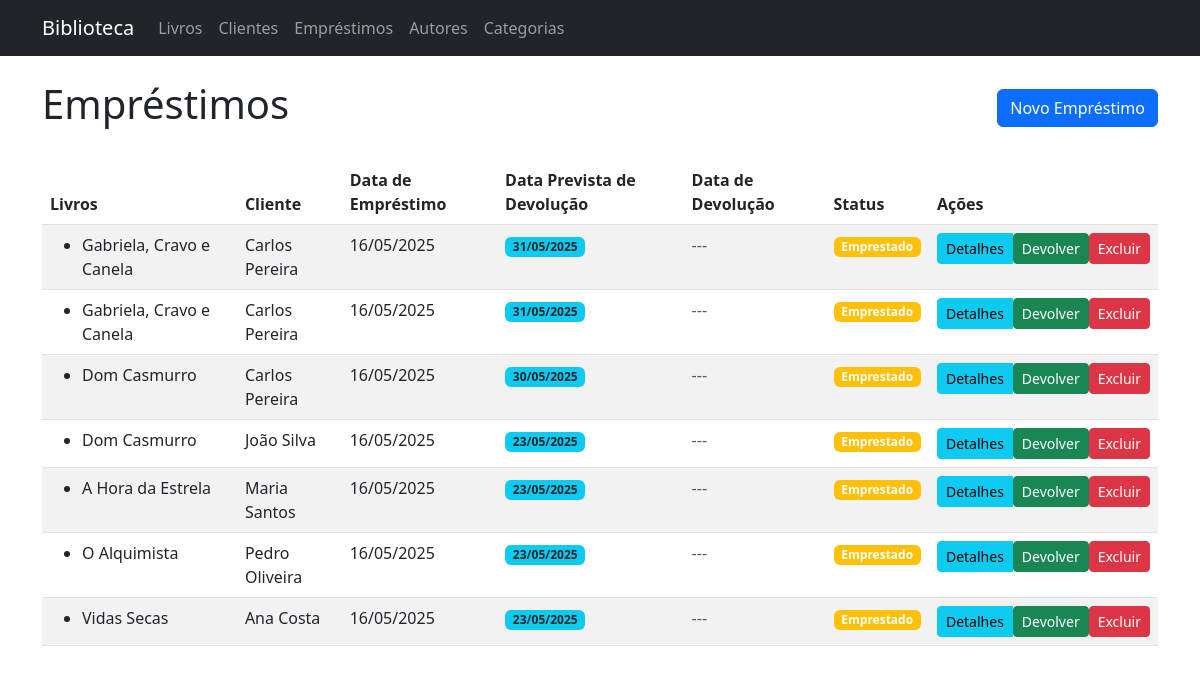
Screenshot of /loans/ with the database file from the repository.
### app/models/entities/book_loan.py (models this page shows, shortened)
class BookLoan(db.Model):
    __tablename__ = 'book_loan'
    id = db.Column(db.Integer, primary_key=True)
    id_book = db.Column(db.Integer, db.ForeignKey('books.id'), nullable=False)
    id_loan = db.Column(db.Integer, db.ForeignKey('loans.id'), nullable=False)
    book_quantity = db.Column(db.Integer, default=1)

### app/models/entities/book.py (models this page shows, shortened)
class Book(db.Model):
    __tablename__ = 'books'
    id = db.Column(db.Integer, primary_key=True)
    name = db.Column(db.String(100), nullable=False)
    description = db.Column(db.Text)
    quantity = db.Column(db.Integer, default=1)
    id_author = db.Column(db.Integer, db.ForeignKey('authors.id'))
    id_category = db.Column(db.Integer, db.ForeignKey('categories.id'))
    loans = db.relationship('BookLoan', backref='book', lazy=True)

### app/models/entities/loan.py (models this page shows, shortened)
class Loan(db.Model):
    __tablename__ = 'loans'
    id = db.Column(db.Integer, primary_key=True)
    id_client = db.Column(db.Integer, db.ForeignKey('clients.id'), nullable=False)
    start = db.Column(db.DateTime, default=datetime.utcnow)
    end = db.Column(db.DateTime)
    expected_end = db.Column(db.DateTime)
    books = db.relationship('BookLoan', backref='loan', lazy=True, cascade="all, delete-orphan")

### app/models/entities/client.py (models this page shows, shortened)
class Client(db.Model):
    __tablename__ = 'clients'
    id = db.Column(db.Integer, primary_key=True)
    email = db.Column(db.String(100), nullable=False, unique=True)
    name = db.Column(db.String(100), nullable=False)
    phone = db.Column(db.String(20))
    loans = db.relationship('Loan', backref='client', lazy=True)

### app/controllers/loan_controller.py (the view)
@loan_bp.route('/')
def index():
    loans = LoanService.get_all_loans()
    return render_template('loans/index.html', loans=loans, now=datetime.utcnow())

### app/repositories/loan_repository.py (called while the page is built)
    @staticmethod
    def get_all():
        return Loan.query.order_by(Loan.start.desc()).all()

### app/services/loan_service.py (called while the page is built)
    @staticmethod
    def get_all_loans():
        from app.repositories import LoanRepository
        return LoanRepository.get_all()

### app/templates/loans/index.html (shortened to what this page needs)
{% extends "base.html" %}
{% block content %}
<div class="d-flex justify-content-between align-items-center mb-4">
    <h1>Empréstimos</h1>
    <a href="{{ url_for('loan_controller.create') }}" class="btn btn-primary">Novo Empréstimo</a>
</div>
<div class="table-responsive">
    <table class="table table-striped table-hover">
        <thead>
            <tr>
                <th>Livros</th>
                <th>Cliente</th>
                <th>Data de Empréstimo</th>
                <th>Data Prevista de Devolução</th>
                <th>Data de Devolução</th>
                <th>Status</th>
                <th>Ações</th>
            </tr>
        </thead>
        <tbody>
            {% for loan in loans %}
            <tr>
                <td>
                    <ul class="mb-0">
                    {% for book_loan in loan.books %}
                        <li>{{ book_loan.book.name }}</li>
                    {% endfor %}
                    </ul>
                </td>
                <td>{{ loan.client.name }}</td>
                <td>{{ loan.start.strftime('%d/%m/%Y') }}</td>
                <td>
                    {% if loan.expected_end %}
                        <span class="badge bg-info text-dark">{{ loan.expected_end.strftime('%d/%m/%Y') }}</span>
                    {% else %}
                        <span class="text-muted">---</span>
                    {% endif %}
                </td>
                <td>
                    {% if loan.end %}
                        <span class="badge bg-info text-dark">{{ loan.end.strftime('%d/%m/%Y') }}</span>
                    {% else %}
                        <span class="text-muted">---</span>
                    {% endif %}
                </td>
                <td>
                    {% if loan.end %}
                    <span class="badge bg-success">Devolvido</span>
                    {% elif loan.expected_end and loan.expected_end.date() < now.date() %}
                    <span class="badge bg-danger">Atrasado</span>
                    {% else %}
                    <span class="badge bg-warning">Emprestado</span>
                    {% endif %}
                </td>
                <td>
                    <div class="btn-group" role="group">
                        <a href="{{ url_for('loan_controller.show', id=loan.id) }}" class="btn btn-info btn-sm">Detalhes</a>
                        {% if not loan.end %}
                        <form action="{{ url_for('loan_controller.return_books', id=loan.id) }}" method="POST" style="display:inline;">
                            <button type="submit" class="btn btn-success btn-sm">Devolver</button>
                        </form>
                        {% endif %}
                        <form action="{{ url_for('loan_controller.delete', id=loan.id) }}" method="POST" style="display:inline;" onsubmit="return confirm('Tem certeza que deseja excluir este empréstimo?')">
                            <button type="submit" class="btn btn-danger btn-sm">Excluir</button>
                        </form>
                    </div>
                </td>
            </tr>
            {% endfor %}
        </tbody>
    </table>
</div>
{% endblock %}

### rows the page displays
Loan: client.name "Carlos Pereira", start "16/05/2025", expected_end "31/05/2025", shows "Emprestado"
BookLoan: book.name "Gabriela, Cravo e Canela"
Loan: client.name "Carlos Pereira", start "16/05/2025", expected_end "31/05/2025", shows "Emprestado"
BookLoan: book.name "Gabriela, Cravo e Canela"
Loan: client.name "Carlos Pereira", start "16/05/2025", expected_end "30/05/2025", shows "Emprestado"
BookLoan: book.name "Dom Casmurro"
Loan: client.name "João Silva", start "16/05/2025", expected_end "23/05/2025", shows "Emprestado"
BookLoan: book.name "Dom Casmurro"
Loan: client.name "Maria Santos", start "16/05/2025", expected_end "23/05/2025", shows "Emprestado"
BookLoan: book.name "A Hora da Estrela"
Loan: client.name "Pedro Oliveira", start "16/05/2025", expected_end "23/05/2025", shows "Emprestado"
BookLoan: book.name "O Alquimista"
Loan: client.name "Ana Costa", start "16/05/2025", expected_end "23/05/2025", shows "Emprestado"
BookLoan: book.name "Vidas Secas"
